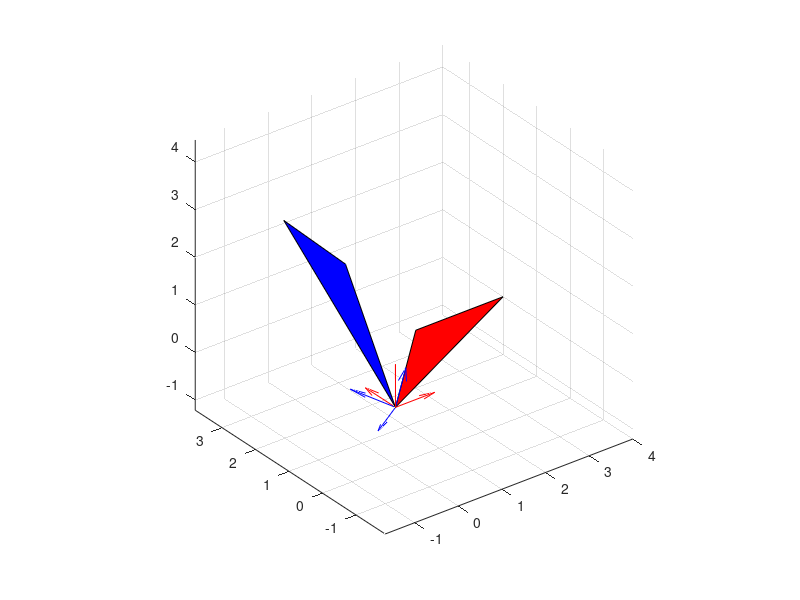

Write the MATLAB code that produced this figure.
% Konsta Keski-Mattinen 08.04.2021

close all
clear

p1 = [0;0;0];
p2 = [2;2;0];
p3 = [4;2;0];
p1_3 = [p1,p2,p3];

v1 = 2^(-0.5)*[-1;0;1];
v2 = 3^(-0.5)*[1;1;1];
v3 = 6^(-0.5)*[1;-2;1];

S = [1 0 0;
     0 1 0;
     0 0 1];
V = [v1, v2, v3];
u1_3 = V*p1_3

% Todetaan vektorit ortonormaaleiksi ottamalla vektorikolmitulo tai
% kertomalla itsensä transpoosilla
cross(cross(v1, v2), v3)
V'*V

figure 
hold on
fill3(p1_3(1,:),p1_3(2,:),p1_3(3,:), 'r');
fill3(u1_3(1,:),u1_3(2,:),u1_3(3,:), 'b');
quiver3(0,0,0,S(1,1),S(1,2),S(1,3), 'r');
quiver3(0,0,0,S(2,1),S(2,2),S(2,3), 'r');
quiver3(0,0,0,S(3,1),S(3,2),S(3,3), 'r');
quiver3(0,0,0,V(1,1),V(1,2),V(1,3), 'b');
quiver3(0,0,0,V(2,1),V(2,2),V(2,3), 'b');
quiver3(0,0,0,V(3,1),V(3,2),V(3,3), 'b');
axis equal
grid on